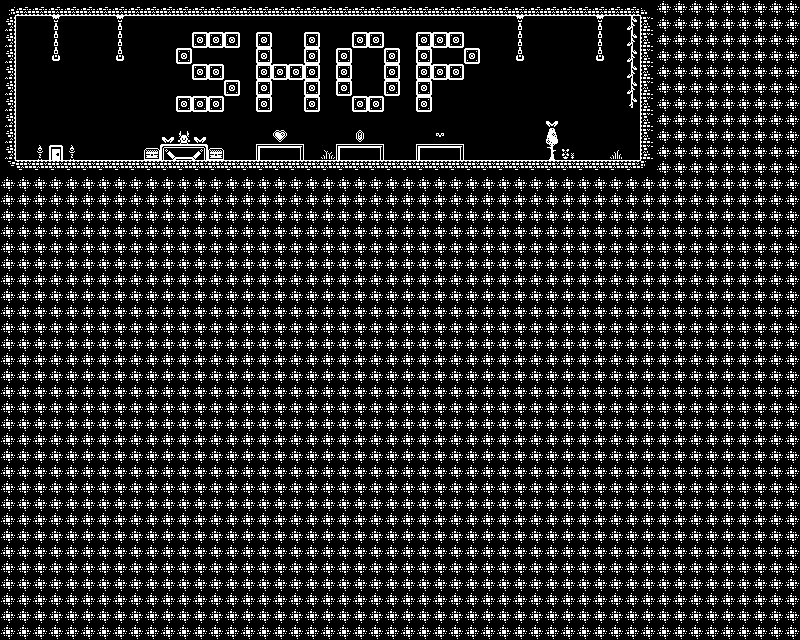

A level layout from a 2D game, rendered from its tile map. Below: a short description, then the map file with tile-grid data replaced by summaries:
An orthogonal 50x40 tile map with 16x16 px tiles, 9 tile layers (Backdrop, Background, Midground, Foreground, ...).

<map version="1.10" tiledversion="1.10.2" orientation="orthogonal" renderorder="right-down" width="50" height="40" tilewidth="16" tileheight="16" infinite="0" nextlayerid="12" nextobjectid="1">
 <editorsettings>
  <export target="shop.tmj" format="json" />
 </editorsettings>
 <tileset firstgid="1" name="base_black" tilewidth="16" tileheight="16" tilecount="400" columns="20">
  <image source="../kenney_1-bit-platformer-pack/Tilemap/monochrome_tilemap_packed.png" width="320" height="320" />
  <tile id="28">
   <animation>
    <frame tileid="28" duration="500" />
    <frame tileid="8" duration="500" />
   </animation>
  </tile>
  <tile id="42">
   <properties>
    <property name="isItem" type="bool" value="true" />
   </properties>
  </tile>
  <tile id="56">
   <properties>
    <property name="isDoor" type="bool" value="true" />
   </properties>
  </tile>
  <tile id="57">
   <properties>
    <property name="isDoor" type="bool" value="true" />
   </properties>
  </tile>
  <tile id="58">
   <properties>
    <property name="isDoor" type="bool" value="true" />
   </properties>
  </tile>
  <tile id="59">
   <properties>
    <property name="isDoor" type="bool" value="true" />
   </properties>
  </tile>
  <tile id="78">
   <properties>
    <property name="isDoor" type="bool" value="true" />
   </properties>
  </tile>
  <tile id="79">
   <properties>
    <property name="isDoor" type="bool" value="true" />
   </properties>
  </tile>
  <tile id="98">
   <properties>
    <property name="isDoor" type="bool" value="true" />
   </properties>
  </tile>
  <tile id="99">
   <properties>
    <property name="isDoor" type="bool" value="true" />
   </properties>
  </tile>
  <tile id="102">
   <properties>
    <property name="isItem" type="bool" value="true" />
   </properties>
  </tile>
  <tile id="195">
   <properties>
    <property name="collides" type="bool" value="true" />
   </properties>
  </tile>
  <tile id="196">
   <properties>
    <property name="collides" type="bool" value="true" />
   </properties>
  </tile>
  <tile id="197">
   <properties>
    <property name="collides" type="bool" value="true" />
   </properties>
  </tile>
  <tile id="198">
   <properties>
    <property name="collides" type="bool" value="true" />
   </properties>
  </tile>
  <tile id="199">
   <properties>
    <property name="collides" type="bool" value="true" />
   </properties>
  </tile>
  <tile id="215">
   <properties>
    <property name="collides" type="bool" value="true" />
   </properties>
  </tile>
  <tile id="216">
   <properties>
    <property name="collides" type="bool" value="true" />
   </properties>
  </tile>
  <tile id="217">
   <properties>
    <property name="collides" type="bool" value="true" />
   </properties>
  </tile>
  <tile id="218">
   <properties>
    <property name="collides" type="bool" value="true" />
   </properties>
  </tile>
  <tile id="219">
   <properties>
    <property name="collides" type="bool" value="true" />
   </properties>
  </tile>
  <tile id="235">
   <properties>
    <property name="collides" type="bool" value="true" />
   </properties>
  </tile>
  <tile id="236">
   <properties>
    <property name="collides" type="bool" value="true" />
   </properties>
  </tile>
  <tile id="237">
   <properties>
    <property name="collides" type="bool" value="true" />
   </properties>
  </tile>
  <tile id="238">
   <properties>
    <property name="collides" type="bool" value="true" />
   </properties>
  </tile>
  <tile id="239">
   <properties>
    <property name="collides" type="bool" value="true" />
   </properties>
  </tile>
  <tile id="255">
   <properties>
    <property name="collides" type="bool" value="true" />
   </properties>
  </tile>
  <tile id="256">
   <properties>
    <property name="collides" type="bool" value="true" />
   </properties>
  </tile>
  <tile id="257">
   <properties>
    <property name="collides" type="bool" value="true" />
   </properties>
  </tile>
  <tile id="258">
   <properties>
    <property name="collides" type="bool" value="true" />
   </properties>
  </tile>
  <tile id="259">
   <properties>
    <property name="collides" type="bool" value="true" />
   </properties>
  </tile>
  <tile id="275">
   <properties>
    <property name="collides" type="bool" value="true" />
   </properties>
  </tile>
  <tile id="276">
   <properties>
    <property name="collides" type="bool" value="true" />
   </properties>
  </tile>
  <tile id="277">
   <properties>
    <property name="collides" type="bool" value="true" />
   </properties>
  </tile>
  <tile id="278">
   <properties>
    <property name="collides" type="bool" value="true" />
   </properties>
  </tile>
  <tile id="279">
   <properties>
    <property name="collides" type="bool" value="true" />
   </properties>
  </tile>
  <tile id="295">
   <properties>
    <property name="collides" type="bool" value="true" />
   </properties>
  </tile>
  <tile id="296">
   <properties>
    <property name="collides" type="bool" value="true" />
   </properties>
  </tile>
  <tile id="297">
   <properties>
    <property name="collides" type="bool" value="true" />
   </properties>
  </tile>
  <tile id="298">
   <properties>
    <property name="collides" type="bool" value="true" />
   </properties>
  </tile>
  <tile id="299">
   <properties>
    <property name="collides" type="bool" value="true" />
   </properties>
  </tile>
  <tile id="315">
   <properties>
    <property name="collides" type="bool" value="true" />
   </properties>
  </tile>
  <tile id="316">
   <properties>
    <property name="collides" type="bool" value="true" />
   </properties>
  </tile>
  <tile id="317">
   <properties>
    <property name="collides" type="bool" value="true" />
   </properties>
  </tile>
  <tile id="318">
   <properties>
    <property name="collides" type="bool" value="true" />
   </properties>
  </tile>
  <tile id="319">
   <properties>
    <property name="collides" type="bool" value="true" />
   </properties>
  </tile>
  <tile id="326">
   <properties>
    <property name="isItem" type="bool" value="true" />
   </properties>
   <animation>
    <frame tileid="326" duration="500" />
    <frame tileid="346" duration="500" />
   </animation>
  </tile>
  <tile id="335">
   <properties>
    <property name="collides" type="bool" value="true" />
   </properties>
  </tile>
  <tile id="336">
   <properties>
    <property name="collides" type="bool" value="true" />
   </properties>
  </tile>
  <tile id="337">
   <properties>
    <property name="collides" type="bool" value="true" />
   </properties>
  </tile>
  <tile id="338">
   <properties>
    <property name="collides" type="bool" value="true" />
   </properties>
  </tile>
  <tile id="339">
   <properties>
    <property name="collides" type="bool" value="true" />
   </properties>
  </tile>
  <tile id="355">
   <properties>
    <property name="isItem" type="bool" value="false" />
   </properties>
  </tile>
  <tile id="358">
   <properties>
    <property name="isItem" type="bool" value="true" />
   </properties>
  </tile>
 </tileset>
 <layer id="1" name="Backdrop" width="50" height="40">
  <data>[2000 cells, 2000 non-empty, 2 distinct tile ids]</data>
 </layer>
 <layer id="2" name="Background" width="50" height="40">
  <data>[2000 cells, 0 non-empty, 0 distinct tile ids]</data>
 </layer>
 <layer id="3" name="Midground" width="50" height="40">
  <data>[2000 cells, 4 non-empty, 4 distinct tile ids]</data>
 </layer>
 <layer id="4" name="Foreground" width="50" height="40">
  <data>[2000 cells, 76 non-empty, 18 distinct tile ids]</data>
 </layer>
 <layer id="6" name="Walkable" width="50" height="40">
  <data>[2000 cells, 96 non-empty, 4 distinct tile ids]</data>
 </layer>
 <layer id="5" name="Door" width="50" height="40">
  <data>[2000 cells, 1 non-empty, 1 distinct tile ids]</data>
 </layer>
 <layer id="9" name="Item1" width="50" height="40">
  <data>[2000 cells, 4 non-empty, 4 distinct tile ids]</data>
 </layer>
 <layer id="10" name="Item2" width="50" height="40">
  <data>[2000 cells, 4 non-empty, 4 distinct tile ids]</data>
 </layer>
 <layer id="11" name="Item3" width="50" height="40">
  <data>[2000 cells, 4 non-empty, 4 distinct tile ids]</data>
 </layer>
</map>
